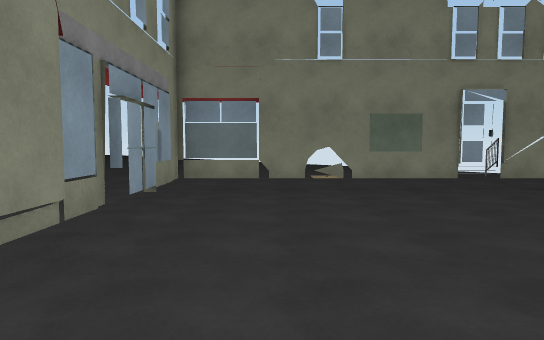
View 1 (above)

12 first-person views from a walk through a 3-D level made in the Unity game engine. The camera is 1.4 m above the floor, tilts 4° down and sees 75° across. The floor is counted in squares, 1 m on a side. Each view is taken from the middle of a square. On the plan, view 1 faces up. The plan holds only what a view shows up to about 15 squares ahead; the rest is blank. The place goes on beyond the plan.

View 2
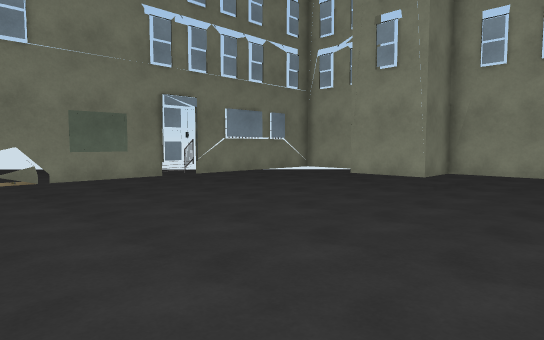

View 3
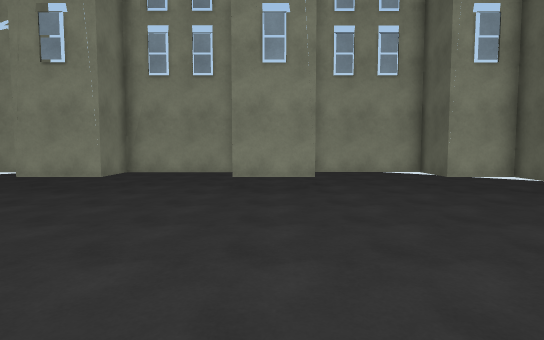

View 4
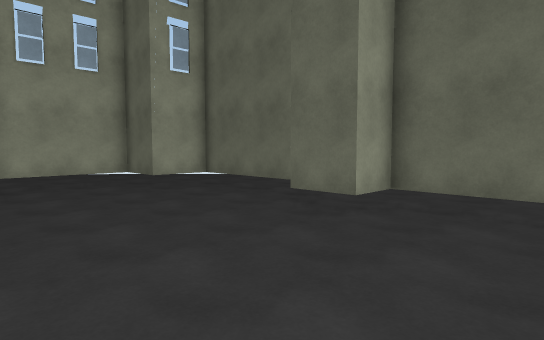

View 5
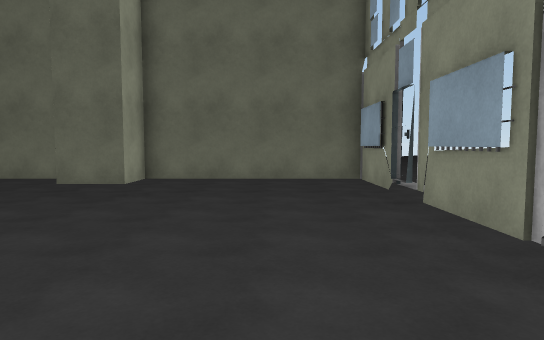

View 6
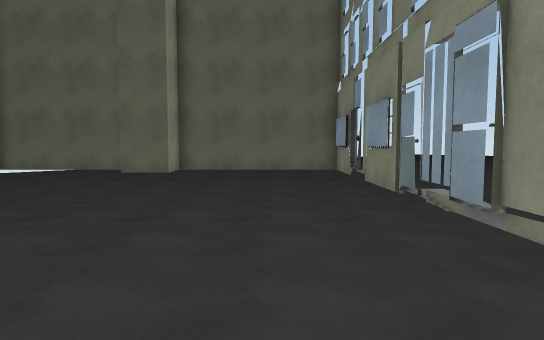

View 7
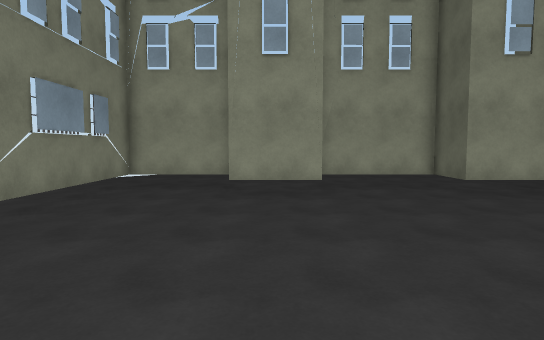

View 8
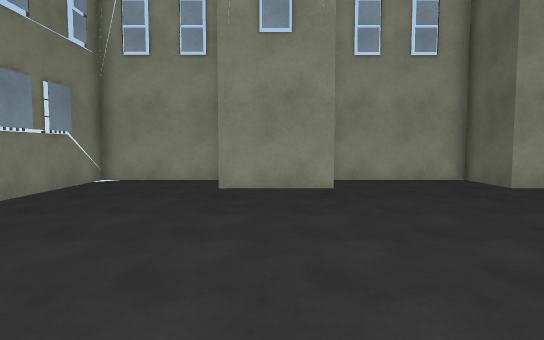

View 9
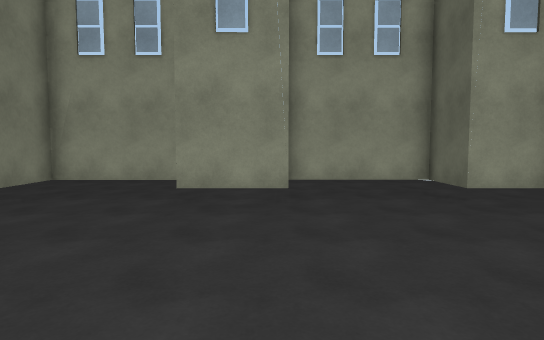

View 10
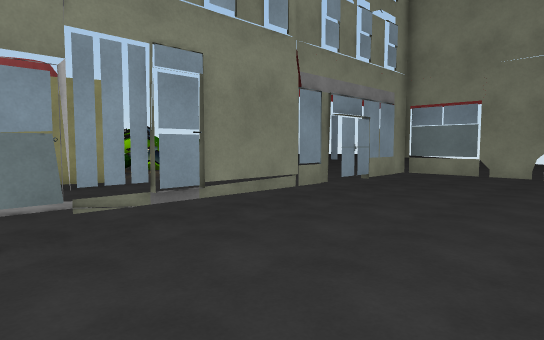

View 11
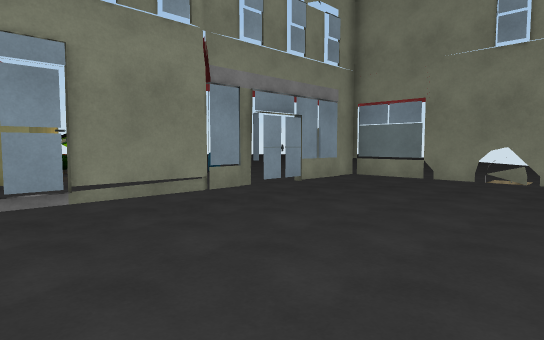

View 12
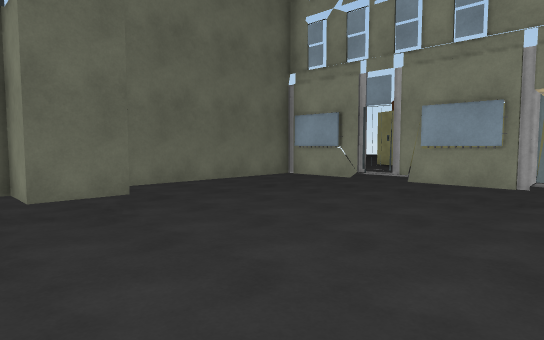

### Floor plan
Key: @ floor where view 1 was taken; # wall or solid block; x gap in a wall; . floor; B building; T thing the floor can be seen under or through.
Columns run from 3 left of view 1 to 14 right of it. Each row starts with its distance up from view 1.
 11 #########Bx######.
 10 #................#
  9 #................#
  8 #................#
  7 B..............# .
  6 #.............#...
  5 #..............BB.
  4 B................#
  3 B................#
  2 B................#
  1 B................#
  0 B..@...........TT.
 -1 B..............T..
 -2 B..............T .
 -3 B................B
 -4 B................B
 -5 B................B
 -6 B................B
 -7 B......##......B#.
 -8 B......B.#.....#..
 -9 ########.######...

Where each view was taken, in squares from view 1:
view 1: 0 up, 0 right, facing up
view 2: 0 up, 0 right, facing up-right
view 3: 1 down, 0 right, facing right
view 4: 1 down, 0 right, facing down-right
view 5: 2 up, 0 right, facing down
view 6: 6 up, 0 right, facing down
view 7: 6 up, 1 right, facing right
view 8: 6 up, 3 right, facing right
view 9: 2 down, 3 right, facing right
view 10: 2 down, 3 right, facing up-left
view 11: 0 up, 4 right, facing up-left
view 12: 0 up, 7 right, facing down-left
